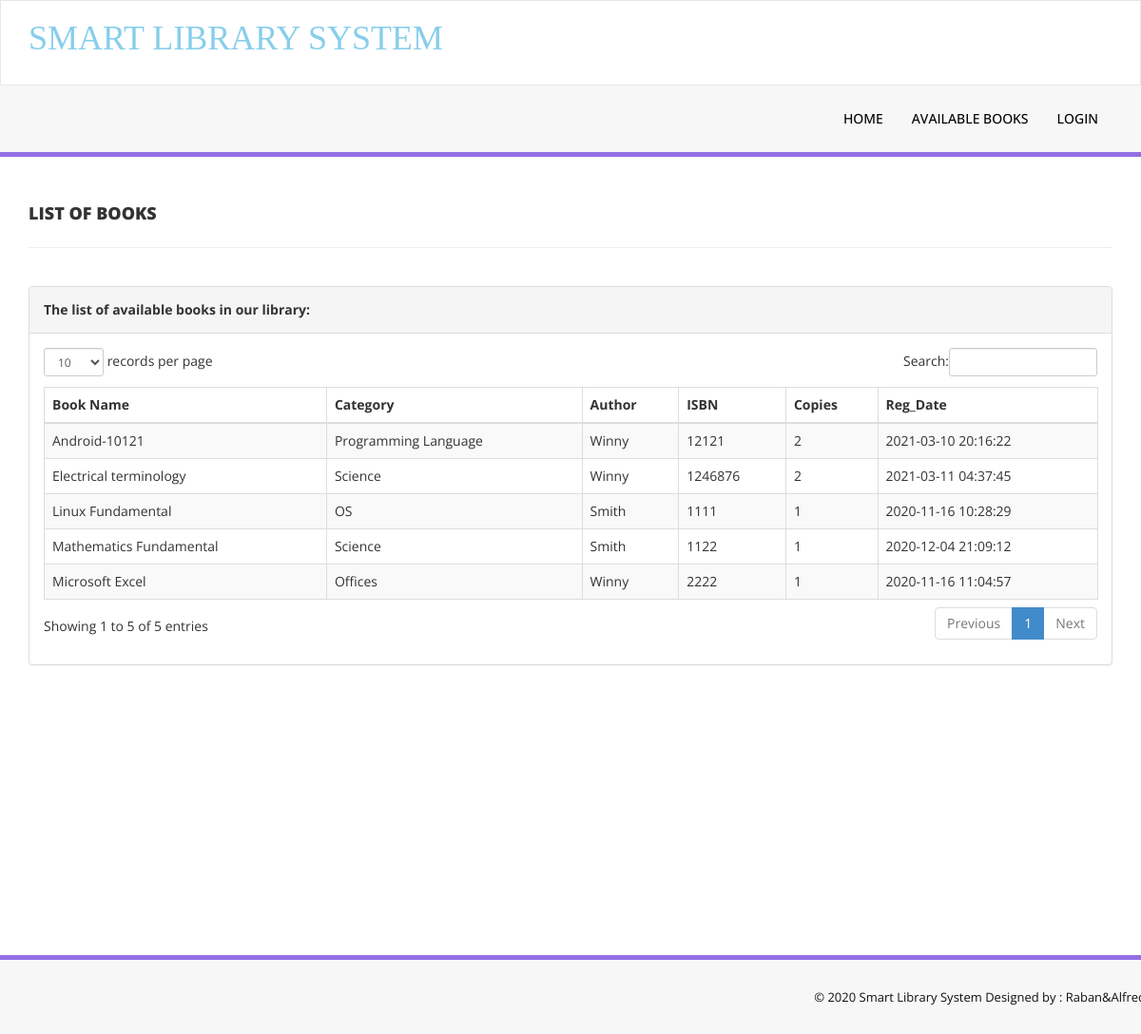
The app's page /availablebooks.php with its own data.
### tables this page shows
CREATE TABLE `tblbooks` (
  `id` int(11) NOT NULL AUTO_INCREMENT,
  `BookName` varchar(255) DEFAULT NULL,
  `department` int(11) DEFAULT '0',
  `CatId` int(11) DEFAULT NULL,
  `AuthorId` int(11) DEFAULT NULL,
  `ISBNNumber` int(11) DEFAULT NULL,
  `BookPrice` int(11) DEFAULT NULL,
  `identifier` varchar(255) DEFAULT '',
  `status` varchar(50) NOT NULL DEFAULT 'available',
  `RegDate` timestamp NULL DEFAULT CURRENT_TIMESTAMP,
  `UpdationDate` timestamp NULL DEFAULT NULL ON UPDATE CURRENT_TIMESTAMP,
  PRIMARY KEY (`id`)
);

CREATE TABLE `tblcategory` (
  `id` int(11) NOT NULL AUTO_INCREMENT,
  `CategoryName` varchar(150) DEFAULT NULL,
  `Status` int(11) DEFAULT NULL,
  `CreationDate` timestamp NULL DEFAULT CURRENT_TIMESTAMP,
  `UpdationDate` timestamp NULL DEFAULT CURRENT_TIMESTAMP ON UPDATE CURRENT_TIMESTAMP,
  PRIMARY KEY (`id`)
);

CREATE TABLE `tblauthors` (
  `id` int(11) NOT NULL AUTO_INCREMENT,
  `AuthorName` varchar(159) DEFAULT NULL,
  `creationDate` timestamp NULL DEFAULT CURRENT_TIMESTAMP,
  `UpdationDate` timestamp NULL DEFAULT NULL ON UPDATE CURRENT_TIMESTAMP,
  PRIMARY KEY (`id`)
);

### availablebooks.php (the view, shortened to what this page needs)
<?php
include('includes/config.php');
?>
<!DOCTYPE html>
<html xmlns="http://www.w3.org/1999/xhtml">
<head>
    <link href="assets/css/bootstrap.css" rel="stylesheet" />
    <link href="assets/css/font-awesome.css" rel="stylesheet" />
    <link href="assets/js/dataTables/dataTables.bootstrap.css" rel="stylesheet" />
    <link href="assets/css/style.css" rel="stylesheet" />
</head>
<body>
<?php include('includes/header.php');?>
    <div class="content-wrapper">
         <div class="container">
        <div class="row pad-botm">
            <div class="col-md-12">
                <h4 class="header-line">List of Books</h4>
    </div>
     <div class="row">
</div>
        </div>
            <div class="row">
                <div class="col-md-12">
                    <div class="panel panel-default">
                        <div class="panel-heading">
                           <b>The list of available books in our library:</b>
                        </div>
                        <div class="panel-body">
                            <div class="table-responsive">
                                <table class="table table-striped table-bordered table-hover" id="dataTables-example">
                                    <thead>
                                        <tr>
                                            <th>Book Name</th>
                                            <th>Category</th>
                                            <th>Author</th>
                                            <th>ISBN</th>
                                            <th>Copies</th>
                                            <th>Reg_Date</th>
                                        </tr>
                                    </thead>
                                    <tbody>
<?php
$dbh->query("SET SESSION sql_mode = 'TRADITIONAL'");
$sql = "SELECT tblbooks.BookName,tblbooks.RegDate,department.Dep_Name as DepartmentName,tblbooks.identifier,tblcategory.CategoryName,tblauthors.AuthorName,tblbooks.ISBNNumber,tblbooks.BookPrice,tblbooks.status as BookStatus,tblbooks.id as bookid,count(tblbooks.ISBNNumber) as number_of_books from  tblbooks left join department on department.id=tblbooks.department join tblcategory on tblcategory.id=tblbooks.CatId join tblauthors on tblauthors.id=tblbooks.AuthorId AND tblbooks.id NOT IN (SELECT BookId FROM tblissuedbookdetails WHERE RetrunStatus IN (0,2) AND BookId IS NOT NULL) GROUP BY tblbooks.ISBNNumber";
$query = $dbh -> prepare($sql);
$query->execute();
$results=$query->fetchAll(PDO::FETCH_OBJ);
$cnt=1;
if($query->rowCount() > 0)
{
foreach($results as $result)
{               ?>
                                        <tr class="odd gradeX">
                                            <td class="center"><?php echo htmlentities($result->BookName);?></td>
                                            <td class="center"><?php echo htmlentities($result->CategoryName);?></td>
                                            <td class="center"><?php echo htmlentities($result->AuthorName);?></td>
                                            <td class="center"><?php echo htmlentities($result->ISBNNumber);?></td>
                                            <td class="center"><?php echo htmlentities($result->number_of_books);?></td>
                                            <td class="center"><?php echo htmlentities($result->RegDate);?></td>
                                        </tr>
 <?php $cnt=$cnt+1;}} ?>
                                    </tbody>
                                </table>
                            </div>
                        </div>
                    </div>
                </div>
            </div>
    </div>
    </div>
  <?php include('includes/footer.php');?>
</body>
</html>

### assets/css/style.css (style rules this page uses)
.content-wrapper { margin-top: 40px; min-height:800px; padding-bottom:90px; }
.header-line { font-weight:900; padding-bottom:25px; border-bottom:1px solid #eeeeee; text-transform:uppercase; }
.pad-botm { padding-bottom:30px; }

### records on screen
tblbooks: BookName "Linux Fundamental", tblcategory.CategoryName "OS", AuthorId.AuthorName "Smith", ISBNNumber "1111", number_of_books "1", RegDate "2020-11-16 10:28:29"
tblbooks: BookName "Mathematics Fundamental", tblcategory.CategoryName "Science", AuthorId.AuthorName "Smith", ISBNNumber "1122", number_of_books "1", RegDate "2020-12-04 21:09:12"
tblbooks: BookName "Microsoft Excel", tblcategory.CategoryName "Offices", AuthorId.AuthorName "Winny", ISBNNumber "2222", number_of_books "1", RegDate "2020-11-16 11:04:57"
tblbooks: BookName "Android-10121", tblcategory.CategoryName "Programming Language", AuthorId.AuthorName "Winny", ISBNNumber "12121", number_of_books "2", RegDate "2021-03-10 20:16:22"
tblbooks: BookName "Electrical terminology", tblcategory.CategoryName "Science", AuthorId.AuthorName "Winny", ISBNNumber "1246876", number_of_books "2", RegDate "2021-03-11 04:37:45"
